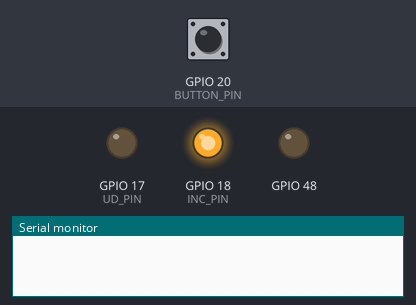
A program run on a simulated ESP32-S3. Parts: output pins drawn as LEDs (lit = HIGH), the last lines printed to the serial monitor. Dashed ring = blinking. The inputs (shaded band) are chosen by the test bench; at power-on: GPIO 20 (BUTTON_PIN) HIGH. Pins used as bus, display or sensor lines are not drawn.

Above: at 1.2 s.
1.3 s: GPIO 20 (BUTTON_PIN) pulled LOW for 0.15 s
At 1.64 s:
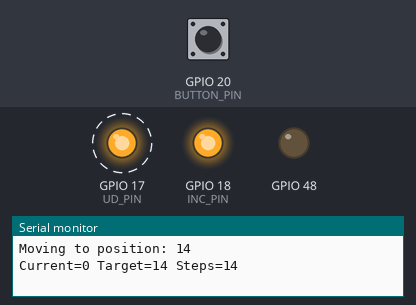
Timing chart, 0 to 10.3 s (numbered marks = the images above; inputs shaded):
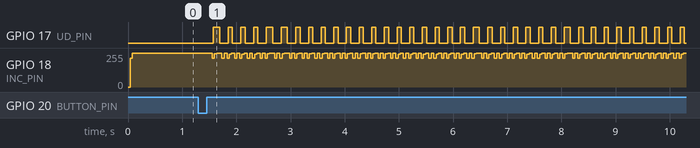

The program:

main.cpp
```cpp
#include <Arduino.h>
#include "sequence.h"

const int INC_PIN    = 18;
const int UD_PIN     = 17;
const int CS_PIN     = 16;
const int BUTTON_PIN = 20;

const int SERIAL_BAUD_RATE = 115200;

const int INC_PULSE_DELAY = 50; // microseconds
const int POTENTIOMETER_MIN_DELAY = 2; // microseconds
const int ZERO_PULSE_DELAY = 50; // miliseconds
const int ENTER_PULSE_DELAY = 115; // miliseconds
const int MOVE_PULSE_DELAY = 75; // miliseconds
const int SEQUENCE_DELAY = 80; // miliseconds
const int LOOP_DELAY = 100; // miliseconds

int g_currentPosition = 0;
bool g_buttonWasDown = false;

void pulseInc()
{
    digitalWrite(INC_PIN, LOW);
    delayMicroseconds(INC_PULSE_DELAY);
    digitalWrite(INC_PIN, HIGH);
    delayMicroseconds(INC_PULSE_DELAY);
}

void csExistWithoutEepromSaving()
{
    digitalWrite(INC_PIN, LOW);
    delayMicroseconds(POTENTIOMETER_MIN_DELAY);
    digitalWrite(CS_PIN, HIGH);
    digitalWrite(INC_PIN, HIGH);
}

void moveToZero()
{
    digitalWrite(CS_PIN, LOW);
    digitalWrite(UD_PIN, LOW);
    delayMicroseconds(POTENTIOMETER_MIN_DELAY);

    for (int i = 0; i < 120; i++) {
        pulseInc();
    }

    csExistWithoutEepromSaving();

    g_currentPosition = 0;
}

void moveToTarget(int targetPosition)
{
    if (targetPosition == g_currentPosition)
    {
        return;
    }

    if (targetPosition < 0)
    {
      targetPosition = 0;
    }
    else if (targetPosition > 99)
    {
      targetPosition = 99;
    }

    digitalWrite(CS_PIN, LOW);
    int increments = abs(targetPosition - g_currentPosition);
    int direction = (targetPosition > g_currentPosition) ? HIGH : LOW;
    digitalWrite(UD_PIN, direction);
    Serial.printf("Current=%d Target=%d Steps=%d\n", g_currentPosition, targetPosition, increments);
    delayMicroseconds(POTENTIOMETER_MIN_DELAY);

    for (int i = 0; i < increments; i++)
    {
        pulseInc();
    }

    csExistWithoutEepromSaving();
    g_currentPosition = targetPosition;
}

bool isButtonPressed()
{
    bool pressed = digitalRead(BUTTON_PIN) == LOW;

    if (pressed && !g_buttonWasDown)
    {
        g_buttonWasDown = true;
        return false;
    }

    if (!pressed && g_buttonWasDown)
    {
        g_buttonWasDown = false;
        return true;
    }

    return false;
}

void pulsePotentiometerPosition(int targetPosition)
{
    Serial.println("Moving to position: " + String(targetPosition));
    moveToZero();
    delay(ZERO_PULSE_DELAY);

    moveToTarget(targetPosition);
    int delayTime = (targetPosition == ENTER) ? ENTER_PULSE_DELAY : MOVE_PULSE_DELAY;
    delay(delayTime);

    moveToZero();
}

void executeSequence()
{
    neopixelWrite(RGB_BUILTIN, 0, 0, 255);

    for (int i = 0; i < sizeof(sequenceMista1800) / sizeof(sequenceMista1800[0]); i++)
    {
        int targetPosition = sequenceMista1800[i];
        pulsePotentiometerPosition(targetPosition);
        delay(SEQUENCE_DELAY);
    }

    neopixelWrite(RGB_BUILTIN, 0, 255, 0);
}

void readSerial()
{
    if (!Serial.available())
    {
        return;
    }
    String input = Serial.readStringUntil('\n');
    int targetPosition = 0;

    switch (input.charAt(0))
    {
    case 'w':
        targetPosition = UP;
        break;
    case 'a':
        targetPosition = LEFT;
        break;
    case 'd':
        targetPosition = RIGHT;
        break;
    case 's':
        targetPosition = DOWN;
        break;
    case 'e':
        targetPosition = ENTER;
        break;
    default:
        targetPosition = input.toInt();
    }

    if (targetPosition == 0)
    {
        moveToZero();
    }
    else if (targetPosition > 0 && targetPosition <= 99)
    {
        pulsePotentiometerPosition(targetPosition);
    }
    else
    {
        Serial.println("Invalid position! Enter 0-99");
    }
}

void setupSerial()
{
    Serial.begin(SERIAL_BAUD_RATE);
}

void setupPins()
{
    pinMode(LED_BUILTIN, OUTPUT);

    digitalWrite(INC_PIN, HIGH);
    digitalWrite(CS_PIN, HIGH);
    digitalWrite(UD_PIN, LOW);

    pinMode(INC_PIN, OUTPUT);
    pinMode(CS_PIN, OUTPUT);
    pinMode(UD_PIN, OUTPUT);
    pinMode(BUTTON_PIN, INPUT_PULLUP);
}

void setupDefalts()
{
    neopixelWrite(RGB_BUILTIN, 0, 255, 0);
}

void setup()
{
    setupSerial();
    setupPins();
    setupDefalts();
    moveToZero();
}

void loop()
{
    readSerial();

    if (isButtonPressed())
    {
        executeSequence();
    }

    delay(LOOP_DELAY);
}
```

sequence.h
```cpp
const int ENTER = 14;
const int LEFT  = 21;
const int RIGHT = 27;
const int UP    = 25;
const int DOWN  = 99; // DOWN is not supported because potentiometer cannot produce 0kOm

int sequenceMista1800[] =
{
    ENTER,
    UP,UP,UP,
    ENTER,ENTER,
    LEFT,LEFT,LEFT,LEFT,LEFT,LEFT,LEFT,LEFT,
    UP,UP,UP,
    RIGHT,
    UP,UP,
    ENTER,
    UP,UP,UP,UP,UP,UP,
    ENTER,
    UP,UP,UP,UP,
    RIGHT,
    UP,
    RIGHT,
    UP,UP,UP,UP,UP,UP,UP,
    LEFT,LEFT,LEFT,LEFT,
    UP,UP,UP,
    ENTER,
    UP,UP,UP,UP,UP,
    ENTER
};
```

Measured:
- after the input at 1.3 s, GPIO 17 (UD_PIN): alternates HIGH for 0.08 s and LOW for 0.16 s, starting after 0.28 s
